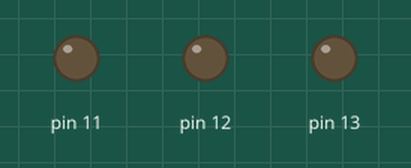
The sketch below on a simulated Arduino Uno, built with avr-gcc and run on an emulated ATmega328P. Shown: output pins drawn as LEDs (lit = HIGH).

Above: at 0.2 s.
At 1.2 s:
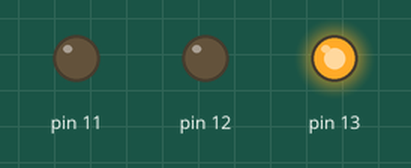
At 1.7 s:
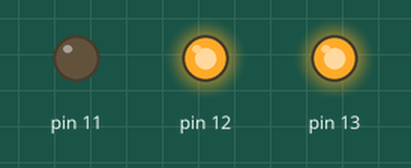
At 2.2 s:
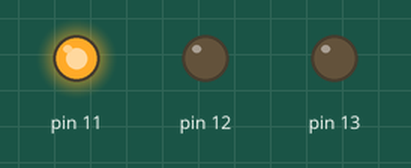
At 3.2 s:
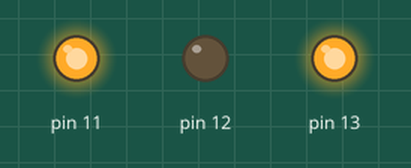
At 4.7 s:
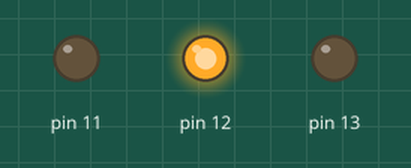
Timing chart, 0 to 5.2 s (numbered marks = the images above):
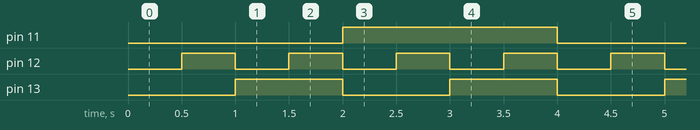

The sketch:

provajofre.ino
```cpp
void setup() {
  pinMode(13, OUTPUT);
  pinMode(12, OUTPUT);
  pinMode(11, OUTPUT);
}
void loop() {
  digitalWrite(13, LOW);
  digitalWrite(12, LOW);
  digitalWrite(11, LOW);
  delay(500);
  digitalWrite(12, HIGH);
  delay(500);
  digitalWrite(12, LOW);
  digitalWrite(13, HIGH);
  delay(500);
  digitalWrite(12, HIGH);
  delay(500);
  digitalWrite(12, LOW);
  digitalWrite(13, LOW);
  digitalWrite(11, HIGH);
  delay(500);
  digitalWrite(12, HIGH);
  delay(500);
  digitalWrite(12, LOW);
  digitalWrite(13, HIGH);
  delay(500);
  digitalWrite(12, HIGH);
  delay(500);
}
```

Measured:
- by itself, pin 11: alternates HIGH for 2.0 s and LOW for 2.0 s
- by itself, pin 12: alternates HIGH for 0.50 s and LOW for 0.50 s
- by itself, pin 13: alternates HIGH for 1.0 s and LOW for 1.0 s
